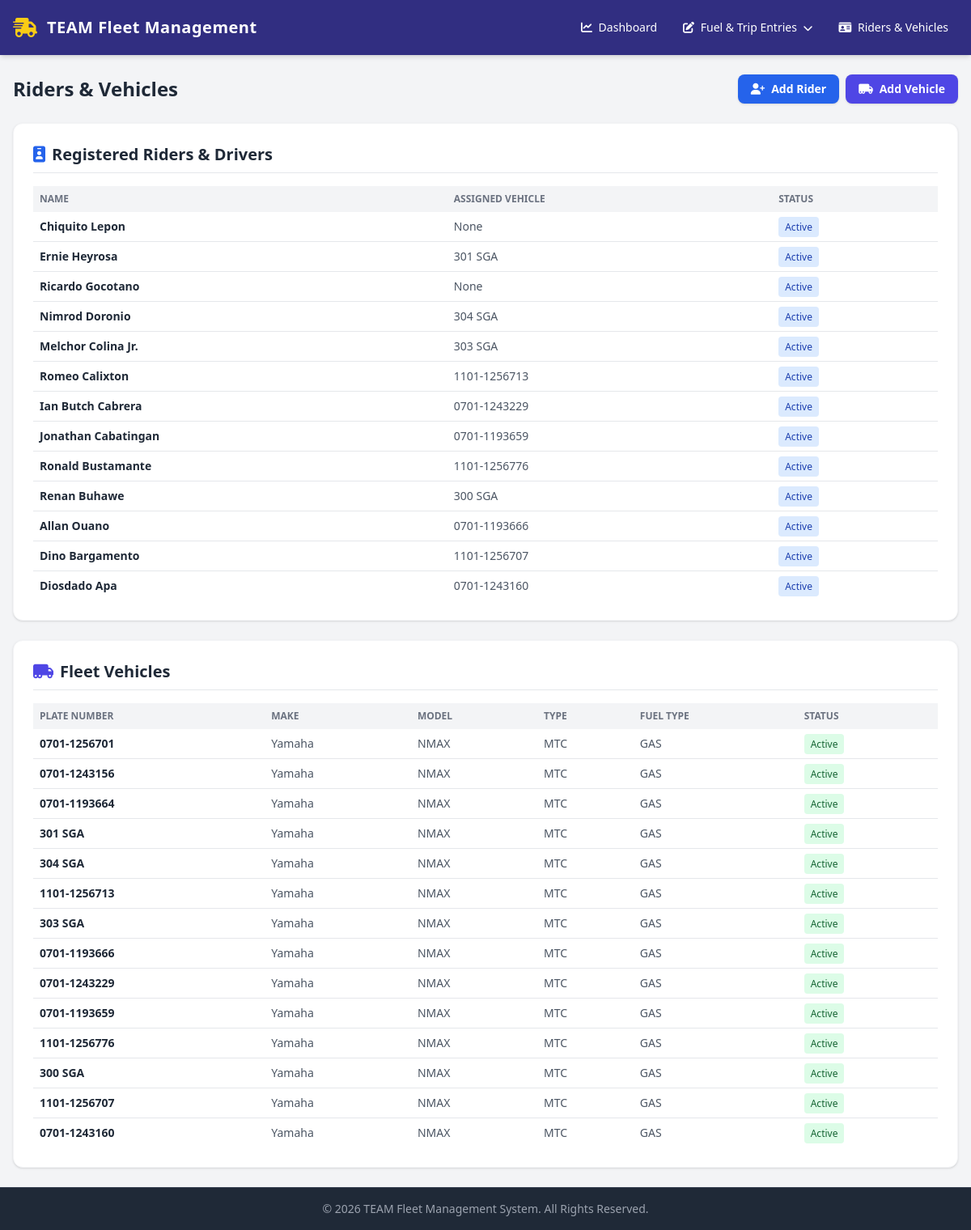
Before: /legacy/manage/ with the older database file.
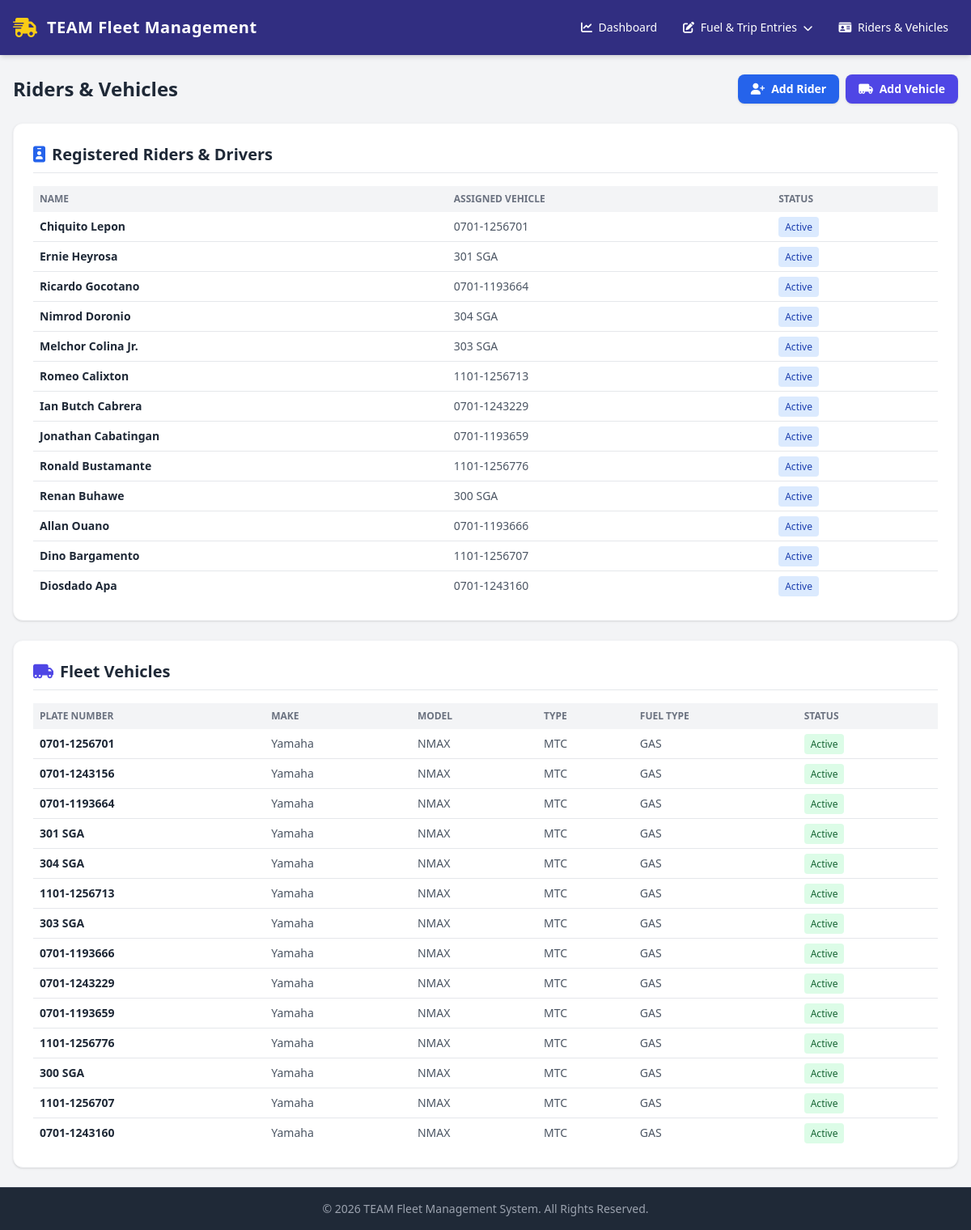
After: the same page with the newer database file.
### apps/fleet/models.py (models this page shows, shortened)
class Rider(models.Model):
    STATUS_CHOICES = [
        ("Active", "Active"),
        ("On Leave", "On Leave"),
        ("Inactive", "Inactive"),
    ]
    driver_name = models.CharField(max_length=150, verbose_name="Driver / Rider Name")
    assigned_vehicle = models.ForeignKey(
        Vehicle,
        on_delete=models.SET_NULL,
        null=True,
        blank=True,
        related_name="assigned_riders",
    )
    status = models.CharField(
        max_length=20, choices=STATUS_CHOICES, default="Active", verbose_name="Status"
    )
    license_number = models.CharField(max_length=50, blank=True, default="")
    contact_number = models.CharField(max_length=30, blank=True, default="")
    safety_score = models.FloatField(default=95.0)
    total_trips = models.IntegerField(default=0)
    total_distance = models.FloatField(default=0.0)

class Vehicle(models.Model):
    VEHICLE_MAKE = [
        ("Yamaha", "Yamaha"),
        ("Honda", "Honda"),
        ("Toyota", "Toyota"),
        ("Ford", "Ford"),
        ("Suzuki", "Suzuki"),
        ("Nissan", "Nissan"),
        ("Mitsubishi", "Mitsubishi"),
        ("Isuzu", "Isuzu"),
        ("Hyundai", "Hyundai"),
        ("Kia", "Kia"),
    ]
    VEHICLE_MODEL = [
        ("NMAX", "NMAX"),
        ("Hilux", "Hilux"),
        ("Avanza", "Avanza"),
        ("F-150", "F-150"),
        ("Silverado", "Silverado"),
        ("Altima", "Altima"),
        ("Outlander", "Outlander"),
        ("D-Max", "D-Max"),
        ("Elantra", "Elantra"),
        ("Sorento", "Sorento"),
    ]
    VEHICLE_TYPE = [
        ("MTC", "Motorcycle"),
        ("SED", "Sedan"),
        ("SUV", "SUV"),
        ("TRK", "Truck"),
        ("VAN", "Van"),
    ]
    FUEL_TYPE = [
        ("GAS", "Gasoline"),
        ("DSL", "Diesel"),
        ("ELE", "Electric"),
        ("HYB", "Hybrid"),
    ]
    STATUS_CHOICES = [
        ("Active", "Active"),
        ("Maintenance", "Maintenance"),
        ("Inactive", "Inactive"),
    ]
    plate_number = models.CharField(
        max_length=20, unique=True, verbose_name="Plate Number"
    )
    vehicle_make = models.CharField(
        max_length=50,
        choices=VEHICLE_MAKE,
        verbose_name="Make",
    )
    vehicle_model = models.CharField(
        max_length=100,
        choices=VEHICLE_MODEL,
        verbose_name="Model Name",
    )
    vehicle_type = models.CharField(
        max_length=50,
        choices=VEHICLE_TYPE,
        verbose_name="Vehicle Type",
    )
    fuel_type = models.CharField(
        max_length=50,
        choices=FUEL_TYPE,
        verbose_name="Fuel Type",
    )
    mileage = models.DecimalField(
        max_digits=10,
        decimal_places=2,
        default=0.0,
        verbose_name="Mileage (KM)",
    )
    status = models.CharField(
        max_length=20,
        choices=STATUS_CHOICES,
        default="Active",
        verbose_name="Status",
    )
    current_latitude = models.FloatField(default=14.5995, null=True, blank=True)
    current_longitude = models.FloatField(default=120.9842, null=True, blank=True)
    current_speed = models.FloatField(default=0.0)
    current_heading = models.FloatField(default=0.0)
    current_fuel_level = models.FloatField(default=100.0)  # Percentage 0-100
    last_heartbeat = models.DateTimeField(null=True, blank=True)
    last_known_address = models.CharField(max_length=255, blank=True, default="")
    created_at = models.DateTimeField(auto_now_add=True)
    updated_at = models.DateTimeField(auto_now=True)
    class Meta:
        ordering = ["vehicle_make", "vehicle_model"]
        verbose_name = "Vehicle"
        verbose_name_plural = "Vehicles"
    def __str__(self):
        return f"{self.vehicle_make} {self.vehicle_model} ({self.plate_number})"

### apps/fleet/views.py (the view, shortened to what this page needs)
# urls.py: path('legacy/manage/', views.manage_riders_vehicles_view, name='manage_riders_vehicles'),
def manage_riders_vehicles_view(request):
    vehicles = Vehicle.objects.all().order_by("-id")
    riders = Rider.objects.select_related("assigned_vehicle").all().order_by("-id")
    vehicle_form = VehicleForm(prefix="vehicle")
    rider_form = RiderForm(prefix="rider")
    open_form = None
    context = {
        "vehicles": vehicles,
        "riders": riders,
        "vehicle_form": vehicle_form,
        "rider_form": rider_form,
        "open_form": open_form,
    }
    return render(request, "fleet/management.html", context)

### apps/fleet/templates/fleet/management.html (shortened to what this page needs)
{% extends 'fleet/base.html' %}
{% block content %}
<div class="space-y-6">
  <div class="flex flex-wrap items-center justify-between gap-3">
    <h1 class="text-2xl font-bold text-gray-800">Riders & Vehicles</h1>
    <div class="flex gap-2">
      <button
        type="button"
        data-dialog-open="rider-dialog"
        class="rounded-lg bg-blue-600 px-4 py-2 text-sm font-semibold text-white shadow hover:bg-blue-700"
      >
        <i class="fa-solid fa-user-plus mr-2"></i>Add Rider
      </button>
      <button
        type="button"
        data-dialog-open="vehicle-dialog"
        class="rounded-lg bg-indigo-600 px-4 py-2 text-sm font-semibold text-white shadow hover:bg-indigo-700"
      >
        <i class="fa-solid fa-truck-moving mr-2"></i>Add Vehicle
      </button>
    </div>
  </div>
  <section class="rounded-xl border border-gray-100 bg-white p-6 shadow">
    <h2 class="mb-4 flex items-center border-b pb-2 text-xl font-bold text-gray-800">
      <i class="fa-solid fa-id-badge mr-2 text-blue-600"></i>Registered Riders & Drivers
    </h2>
    <div class="overflow-x-auto">
      <table class="w-full text-left text-sm text-gray-600">
        <thead class="bg-gray-100 text-xs uppercase text-gray-500">
          <tr>
            <th class="p-2">Name</th>
            <th class="p-2">Assigned Vehicle</th>
            <th class="p-2">Status</th>
          </tr>
        </thead>
        <tbody class="divide-y">
          {% for rider in riders %}
          <tr>
            <td class="p-2 font-semibold text-gray-800">{{ rider.driver_name }}</td>
            <td class="p-2">{{ rider.assigned_vehicle.plate_number|default:"None" }}</td>
            <td class="p-2">
              <span class="rounded bg-blue-100 px-2 py-1 text-xs text-blue-800">{{ rider.status }}</span>
            </td>
          </tr>
          {% empty %}
          <tr>
            <td colspan="3" class="p-4 text-center">No riders registered yet.</td>
          </tr>
          {% endfor %}
        </tbody>
      </table>
    </div>
  </section>
  <section class="rounded-xl border border-gray-100 bg-white p-6 shadow">
    <h2 class="mb-4 flex items-center border-b pb-2 text-xl font-bold text-gray-800">
      <i class="fa-solid fa-truck-moving mr-2 text-indigo-600"></i>Fleet Vehicles
    </h2>
    <div class="overflow-x-auto">
      <table class="w-full text-left text-sm text-gray-600">
        <thead class="bg-gray-100 text-xs uppercase text-gray-500">
          <tr>
            <th class="p-2">Plate Number</th>
            <th class="p-2">Make</th>
            <th class="p-2">Model</th>
            <th class="p-2">Type</th>
            <th class="p-2">Fuel Type</th>
            <th class="p-2">Status</th>
          </tr>
        </thead>
        <tbody class="divide-y">
          {% for vehicle in vehicles %}
          <tr>
            <td class="p-2 font-semibold text-gray-800">{{ vehicle.plate_number }}</td>
            <td class="p-2">{{ vehicle.vehicle_make }}</td>
            <td class="p-2">{{ vehicle.vehicle_model }}</td>
            <td class="p-2">{{ vehicle.vehicle_type }}</td>
            <td class="p-2">{{ vehicle.fuel_type }}</td>
            <td class="p-2">
              <span class="rounded bg-green-100 px-2 py-1 text-xs text-green-800">{{ vehicle.status }}</span>
            </td>
          </tr>
          {% empty %}
          <tr>
            <td colspan="6" class="p-4 text-center">No vehicles registered yet.</td>
          </tr>
          {% endfor %}
        </tbody>
      </table>
    </div>
  </section>
</div>
{% endblock %}

Changed rows visible on the page:
changed Rider "Chiquito Lepon": assigned_vehicle.plate_number "None" → "0701-1256701"
changed Rider "Ricardo Gocotano": assigned_vehicle.plate_number "None" → "0701-1193664"
